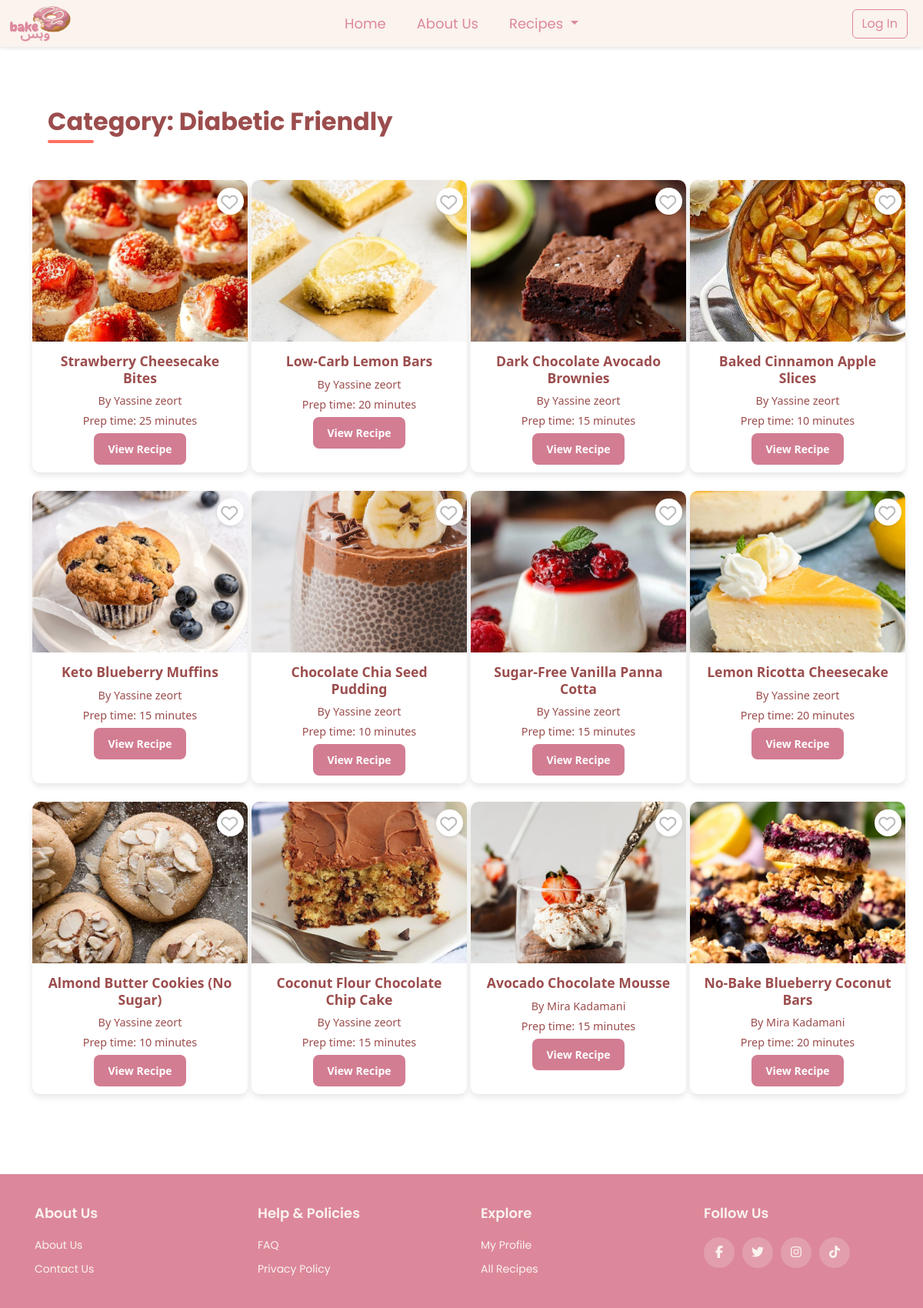
The app's page /recipes.php?category=diabetic-friendly with its own data.
### tables this page shows
CREATE TABLE `recipe` (
  `id` int(11) NOT NULL,
  `name` varchar(255) NOT NULL,
  `description` text DEFAULT NULL,
  `category` varchar(100) NOT NULL,
  `prep_time` int(11) DEFAULT NULL,
  `cook_time` int(11) DEFAULT NULL,
  `servings` int(11) DEFAULT NULL,
  `difficulty` enum('Easy','Medium','Hard') NOT NULL DEFAULT 'Easy',
  `image` varchar(255) DEFAULT NULL,
  `ingredients` text DEFAULT NULL,
  `steps` text DEFAULT NULL,
  `user` varchar(255) DEFAULT NULL,
  `created_at` timestamp NOT NULL DEFAULT current_timestamp(),
  `user_id` int(11) NOT NULL
);

### recipes.php (the view, shortened to what this page needs)
<?php
require_once 'config.php';
$isLoggedIn = isset($_SESSION['user_id']);
$query = "SELECT * FROM recipe";
$params = [];
if (isset($_GET['search'])) {
    $query .= " WHERE name LIKE :search";
    $params[':search'] = '%' . $_GET['search'] . '%';
} elseif (isset($_GET['category'])) {
    $query .= " WHERE category LIKE :category";
    $params[':category'] = '%' . $_GET['category'] . '%';
}
$stmt = $con->prepare($query);
$stmt->execute($params);
$recipes = $stmt->fetchAll(PDO::FETCH_ASSOC);
?>
<!DOCTYPE html>
<html lang="en">
<head>
    <link rel="stylesheet" href="https://cdnjs.cloudflare.com/ajax/libs/font-awesome/6.4.2/css/all.min.css">
    <link href="https://cdn.jsdelivr.net/npm/bootstrap@5.3.2/dist/css/bootstrap.min.css" rel="stylesheet">
</head>
<body>
<nav class="navbar custom-navbar sticky-top">
    <div class="container-fluid">
        <a class="navbar-brand" href="index.php">
            <img src="images/final.png" alt="Website Logo" width="80" height="50" class="d-inline-block align-text-top">
        </a>
        <ul class="navbar-nav d-flex flex-row">
            <li class="nav-item me-3">
                <a class="nav-link" href="index.php">Home</a>
            </li>
            <li class="nav-item me-3">
                <a class="nav-link" href="about us.html">About Us</a>
            </li>
            <li class="nav-item dropdown me-3">
                <a class="nav-link dropdown-toggle" href="#" role="button" data-bs-toggle="dropdown" aria-expanded="false">
                    Recipes
                </a>
            </li>
        </ul>
        <div class="d-flex">
            <?php if (!$isLoggedIn): ?>
                <button class="btn btn-outline-danger me-2" onclick="window.location.href='login.php'">Log In</button>
            <?php endif; ?>
        </div>
    </div>
</nav>
<div class="container mt-5">
    <h2 class="category-title text-center mb-5">
        <?php
        if (isset($_GET['search'])) {
            echo "Search Results for: " . htmlspecialchars($_GET['search']);
        } elseif (isset($_GET['category'])) {
            echo "Category: " . htmlspecialchars(ucwords(str_replace('-', ' ', $_GET['category'])));
        } else {
            echo "All Recipes";
        }
        ?>
    </h2>
    <?php if (count($recipes) > 0): ?>
        <div class="row">
            <?php foreach ($recipes as $recipe): ?>
                <div class="col-lg-3 col-md-4 col-sm-6 mb-4">
                    <div class="recipe-card">
                        <div class="favorite-container">
                            <span class="favorite-icon"><i class="fa-regular fa-heart"></i></span>
                        </div>
                        <img src="images/<?= htmlspecialchars($recipe['image']) ?>" alt="<?= htmlspecialchars($recipe['name']) ?>">
                        <div class="card-body">
                            <h5><?= htmlspecialchars($recipe['name']) ?></h5>
                            <p>By <?= htmlspecialchars($recipe['user']) ?></p>
                            <p>Prep time: <?= htmlspecialchars($recipe['prep_time']) ?> minutes</p>
                            <a href="#" class="btn-pink">View Recipe</a>
                        </div>
                    </div>
                </div>
            <?php endforeach; ?>
        </div>
    <?php else: ?>
        <div class="alert alert-warning text-center">
            No recipes found.
        </div>
    <?php endif; ?>
</div>
<footer class="footer">
    <div class="container">
        <div class="row">
            <div class="footer-col">
                <h4>About Us</h4>
                <ul>
                    <li><a href="about us.html">About us</a></li>
                    <li><a href="contactUs.php">Contact us</a></li>
                </ul>
            </div>
            <div class="footer-col">
                <h4>Help & Policies</h4>
                <ul>
                    <li><a href="faqpage.html">FAQ</a></li>
                    <li><a href="privacy.html">Privacy Policy</a></li>
                </ul>
            </div>
            <div class="footer-col">
                <h4>Explore</h4>
                <ul>
                    <li><a href="profile page.php">My Profile</a></li>
                    <li><a href="recipes.php">All Recipes</a></li>
                </ul>
            </div>
            <div class="footer-col">
                <h4>Follow Us</h4>
                <div class="social-links">
                    <a href="#"><i class="fab fa-facebook-f"></i></a>
                    <a href="#"><i class="fab fa-twitter"></i></a>
                    <a href="#"><i class="fab fa-instagram"></i></a>
                    <a href="#"><i class="fab fa-tiktok"></i></a>
                </div>
            </div>
        </div>
    </div>
</footer>
</body>
</html>

### recipes.php (style rules this page uses)
.custom-navbar { font-family: 'Poppins', sans-serif; font-size: 20px; background-color: #fbf3ed !important; box-shadow: 0 2px 4px rgba(0, 0, 0, 0.1); z-index: 1000; padding: 0; }
.custom-navbar.sticky-top { position: sticky; top: 0; }
.custom-navbar .navbar-nav .nav-link { color: #dc889a !important; font-size: 18px; padding: 8px 12px; transition: color 0.3s ease; }
.custom-navbar .navbar-brand { color: #dc889a !important; font-size: 18px; margin-left: 0; }
.btn-outline-danger { border-color: #dc889a; color: #dc889a; transition: all 0.3s ease; }
.category-title { font-size: 2rem; font-weight: bold; margin: 30px 0 15px 20px; color: #9c4d4d; position: relative; display: inline-block; font-family: 'Poppins', sans-serif; }
.btn-pink { background-color: #D27D92; border: none; padding: 10px 18px; font-weight: bold; color: white; border-radius: 8px; transition: background-color 0.3s ease-in-out, transform 0.2s ease-in-out; font-size: 14px; display: inline-block; text-align: center; text-decoration: none; }
.category-title::after { content: ""; display: block; width: 60px; height: 4px; background: #FF6F61; margin-top: 5px; border-radius: 2px; }
.recipe-card { position: relative; flex: 0 0 auto; width: 280px; height: 380px; background: #fff; border-radius: 10px; overflow: hidden; box-shadow: 0px 4px 8px rgba(0, 0, 0, 0.1); margin-right: 15px; transform: scale(1); transition: transform 0.3s ease-in-out, box-shadow 0.3s ease-in-out; }
.recipe-card img { width: 100%; height: 210px; object-fit: cover; transition: transform 0.3s ease-in-out; }
.recipe-card .card-body { padding: 15px; text-align: center; position: relative; }
.favorite-container { position: absolute; top: 10px; right: 5px; width: 35px; height: 35px; background: white; border-radius: 50%; display: flex; align-items: center; justify-content: center; box-shadow: 0px 2px 4px rgba(0, 0, 0, 0.1); cursor: pointer; transition: background-color 0.3s ease-in-out; z-index: 10; pointer-events: auto; }
.favorite-icon { font-size: 18px; color: #bbb; transition: color 0.3s ease-in-out, transform 0.2s ease-in-out; display: flex; align-items: center; justify-content: center; width: 50%; height: 50%; }
.recipe-card h5 { font-size: 1.1rem; font-weight: bold; color: #9c4d4d; }
.recipe-card p { font-size: 0.9rem; color: #9c4d4d;; margin-bottom: 5px; }
.favorite-icon { position: absolute; top: 10px; right: 10px; font-size: 22px; color: #bbb; cursor: pointer; transition: color 0.3s ease-in-out; }
.footer { background-color: #dc889a; padding: 40px 0; font-family: 'Poppins', sans-serif; margin-top: 80px; color: #fbf3ed; }
.footer .container { background-color: #dc889a; max-width: 1170px; margin: auto; padding: 0 15px; box-shadow: none; border: none; }
.footer .row { display: flex; flex-wrap: wrap; justify-content: space-between; gap: 20px; margin: 0; padding: 0; }
.footer-col { flex: 1; min-width: 200px; padding: 0 15px; }
.footer-col h4 { font-size: 18px; color: #fbf3ed; text-transform: capitalize; margin-bottom: 20px; font-weight: 600; position: relative; }
.footer-col h4::before { content: ''; position: absolute; left: 0; bottom: -10px; background-color: #dc889a; height: 2px; box-sizing: border-box; width: 50px; }
.footer-col ul { list-style: none; padding-left: 0; margin: 0; }
.footer-col ul li:not(:last-child) { margin-bottom: 10px; }
.footer-col ul li a { font-size: 14px; text-transform: capitalize; color: #fbf3ed; text-decoration: none; font-weight: 400; display: block; transition: all 0.3s ease; }
.footer-col .social-links { display: flex; gap: 10px; }
.footer-col .social-links a { display: inline-block; height: 40px; width: 40px; background-color: rgba(251, 243, 237, 0.2); text-align: center; line-height: 40px; border-radius: 50%; color: #fbf3ed; transition: all 0.5s ease; }

### records on screen
recipe: image+name (picture), name "Strawberry Cheesecake Bites", user "Yassine zeort", prep_time "25"
recipe: image+name (picture), name "Low-Carb Lemon Bars", user "Yassine zeort", prep_time "20"
recipe: image+name (picture), name "Dark Chocolate Avocado Brownies", user "Yassine zeort", prep_time "15"
recipe: image+name (picture), name "Baked Cinnamon Apple Slices", user "Yassine zeort", prep_time "10"
recipe: image+name (picture), name "Keto Blueberry Muffins", user "Yassine zeort", prep_time "15"
recipe: image+name (picture), name "Chocolate Chia Seed Pudding", user "Yassine zeort", prep_time "10"
recipe: image+name (picture), name "Sugar-Free Vanilla Panna Cotta", user "Yassine zeort", prep_time "15"
recipe: image+name (picture), name "Lemon Ricotta Cheesecake", user "Yassine zeort", prep_time "20"
recipe: image+name (picture), name "Almond Butter Cookies (No Sugar)", user "Yassine zeort", prep_time "10"
recipe: image+name (picture), name "Coconut Flour Chocolate Chip Cake", user "Yassine zeort", prep_time "15"
recipe: image+name (picture), name "Avocado Chocolate Mousse", user "Mira Kadamani", prep_time "15"
recipe: image+name (picture), name "No-Bake Blueberry Coconut Bars", user "Mira Kadamani", prep_time "20"

### other values on screen
str_replace('-', ' ', $_GET['category']) "Diabetic Friendly"
